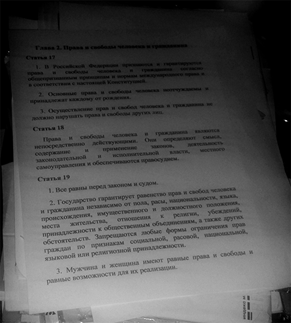
#> input picture CV_Lecture_3/resources/contrast.png, 291 x 323 px, found by its file name
$ python adaptive.py
#> lines starting #> are read from the running program, lines starting #| are printed output that depends on the picture; after the words box and inside, x2 and y2 are one past the last pixel; in counts of white or black regions, pixels touching at a corner belong together
import cv2
import numpy as np

image_paper = cv2.imread('resources\\contrast.png', 0)
#> image_paper is the input picture: shape (323, 291); min 0, max 236, mean 79.9
ret, bin_thresh = cv2.threshold(image_paper, 77, 255, cv2.THRESH_BINARY)
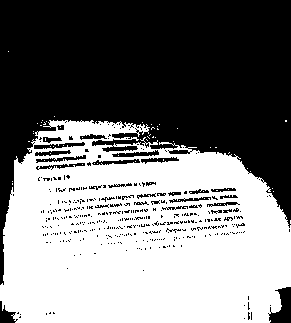
#> bin_thresh: shape (323, 291); 48.6% white; 61 white regions (60 under 20 px), largest, box (x1, y1, x2, y2) and area: (0, 120, 291, 323) 45570

adap_thresh = cv2.adaptiveThreshold(image_paper, 255, cv2.ADAPTIVE_THRESH_MEAN_C,
                                    cv2.THRESH_BINARY, 71, 5)
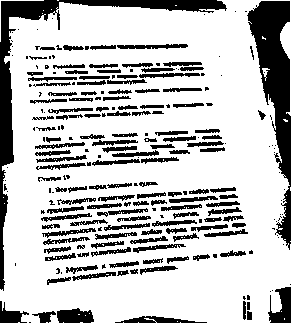
#> adap_thresh: shape (323, 291); 75.3% white; 234 black regions (100 under 20 px), largest, box (x1, y1, x2, y2) and area: (247, 1, 291, 250) 4500, (0, 0, 227, 291) 4389, (268, 287, 291, 323) 520

cv2.imshow('adaptive', adap_thresh)
cv2.imshow('binery', bin_thresh)
cv2.waitKey()
cv2.destroyAllWindows()
